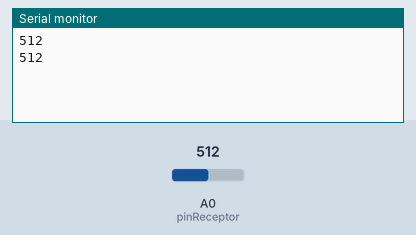
This sketch was run on a simulated Arduino Uno, built with avr-gcc and run on an emulated ATmega328P. Parts: the last lines printed to the serial monitor. The test bench sets the inputs (shaded band); at power-on: A0 (pinReceptor) = 512.

Above: at 1.8 s.
1.9 s: A0 (pinReceptor) set to 716
At 2.8 s:
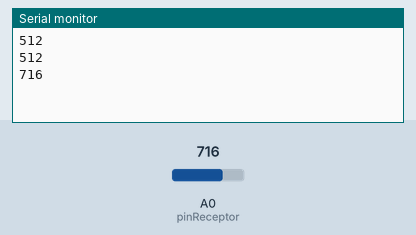
3.4 s: A0 (pinReceptor) set to 900
At 4.8 s:
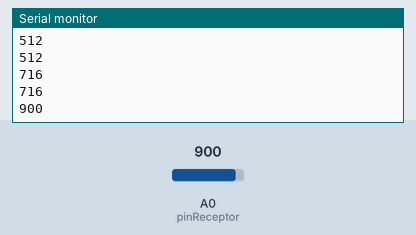
Timing chart, 0 to 6.4 s (numbered marks = the images above; inputs shaded):
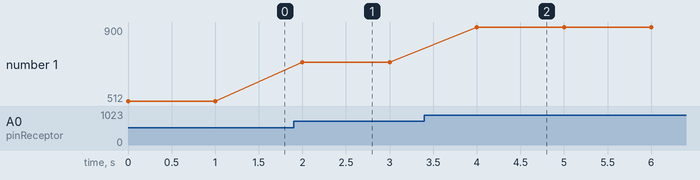

The sketch:

infrared.ino
```cpp
int pinReceptor = A0; //Establecemos el pin a leer
int sensorVal; //Declaramos una variable para almacenar el valor de la lectura

void setup(){
Serial.begin(9600); // Abrimos comunicación Serial
}

void loop(){
sensorVal = analogRead(pinReceptor); //Guardamos la lectura del pin Analógico
Serial.println(sensorVal); //Sacamos la lectura por serial
delay(1000);  //Pequeña pausa de medio segundo
}
```

Measured:
- after the input at 1.9 s, the serial monitor: prints a new line after 0.10 s (image 1)
- after the input at 3.4 s, the serial monitor: prints a new line after 0.60 s (image 2)
- plotted number 1: 512 → 716 after the input at 1.9 s, 716 → 900 after the input at 3.4 s
